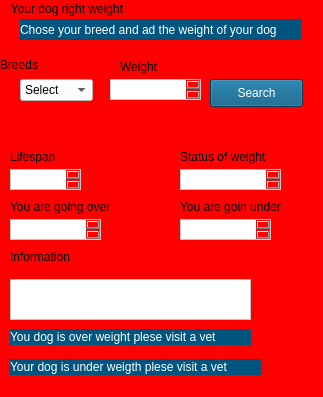
<?xml version="1.0" encoding="UTF-8"?>
<ui version="4.0">
 <class>MainWindow</class>
 <widget class="QMainWindow" name="MainWindow">
  <property name="geometry">
   <rect>
    <x>0</x>
    <y>0</y>
    <width>323</width>
    <height>397</height>
   </rect>
  </property>
  <property name="windowTitle">
   <string>MainWindow</string>
  </property>
  <property name="autoFillBackground">
   <bool>false</bool>
  </property>
  <property name="styleSheet">
   <string notr="true">background-color: rgb(255, 0, 0);
font: 10pt &quot;MS Shell Dlg 2&quot;;
font: 10pt &quot;MS Shell Dlg 2&quot;;
selection-color: rgb(85, 170, 255);
gridline-color: rgb(0, 0, 0);</string>
  </property>
  <widget class="QWidget" name="centralwidget">
   <widget class="QLabel" name="label_breed">
    <property name="geometry">
     <rect>
      <x>0</x>
      <y>30</y>
      <width>81</width>
      <height>31</height>
     </rect>
    </property>
    <property name="text">
     <string>Breeds</string>
    </property>
    <property name="margin">
     <number>23</number>
    </property>
   </widget>
   <widget class="QComboBox" name="combo_bread">
    <property name="geometry">
     <rect>
      <x>20</x>
      <y>60</y>
      <width>73</width>
      <height>22</height>
     </rect>
    </property>
    <property name="styleSheet">
     <string notr="true">background-color: rgb(255, 255, 255);</string>
    </property>
    <item>
     <property name="text">
      <string>Select</string>
     </property>
    </item>
    <item>
     <property name="text">
      <string>Labrador Retriever</string>
     </property>
    </item>
    <item>
     <property name="text">
      <string>Bulldog</string>
     </property>
    </item>
    <item>
     <property name="text">
      <string>German Shepherd	</string>
     </property>
    </item>
    <item>
     <property name="text">
      <string>Chihuahua</string>
     </property>
    </item>
    <item>
     <property name="text">
      <string>Poodle</string>
     </property>
    </item>
    <item>
     <property name="text">
      <string>Saint Berbard</string>
     </property>
    </item>
    <item>
     <property name="text">
      <string>Pomeranian</string>
     </property>
    </item>
   </widget>
   <widget class="QLabel" name="label_Weight">
    <property name="geometry">
     <rect>
      <x>120</x>
      <y>40</y>
      <width>55</width>
      <height>16</height>
     </rect>
    </property>
    <property name="text">
     <string>Weight</string>
    </property>
   </widget>
   <widget class="QTextEdit" name="text_weight">
    <property name="geometry">
     <rect>
      <x>110</x>
      <y>60</y>
      <width>91</width>
      <height>21</height>
     </rect>
    </property>
    <property name="styleSheet">
     <string notr="true">background-color: rgb(255, 255, 255);</string>
    </property>
    <property name="html">
     <string>&lt;!DOCTYPE HTML PUBLIC &quot;-//W3C//DTD HTML 4.0//EN&quot; &quot;http://www.w3.org/TR/REC-html40/strict.dtd&quot;&gt;
&lt;html&gt;&lt;head&gt;&lt;meta name=&quot;qrichtext&quot; content=&quot;1&quot; /&gt;&lt;style type=&quot;text/css&quot;&gt;
p, li { white-space: pre-wrap; }
&lt;/style&gt;&lt;/head&gt;&lt;body style=&quot; font-family:'MS Shell Dlg 2'; font-size:10pt; font-weight:400; font-style:normal;&quot;&gt;
&lt;p style=&quot;-qt-paragraph-type:empty; margin-top:0px; margin-bottom:0px; margin-left:0px; margin-right:0px; -qt-block-indent:0; text-indent:0px; font-size:7.8pt;&quot;&gt;&lt;br /&gt;&lt;/p&gt;&lt;/body&gt;&lt;/html&gt;</string>
    </property>
   </widget>
   <widget class="QLabel" name="label_title">
    <property name="geometry">
     <rect>
      <x>20</x>
      <y>0</y>
      <width>281</width>
      <height>21</height>
     </rect>
    </property>
    <property name="styleSheet">
     <string notr="true">color: rgb(0, 0, 0);
color: rgb(255, 255, 255);
background-color: rgb(0, 85, 127);</string>
    </property>
    <property name="text">
     <string>Chose your breed and ad the weight of your dog </string>
    </property>
   </widget>
   <widget class="QPushButton" name="pushButton">
    <property name="geometry">
     <rect>
      <x>210</x>
      <y>60</y>
      <width>93</width>
      <height>28</height>
     </rect>
    </property>
    <property name="styleSheet">
     <string notr="true">color: rgb(255, 255, 255);
background-color: rgb(0, 85, 127);</string>
    </property>
    <property name="text">
     <string>Search</string>
    </property>
   </widget>
   <widget class="QTextBrowser" name="textBrowser">
    <property name="geometry">
     <rect>
      <x>10</x>
      <y>260</y>
      <width>241</width>
      <height>41</height>
     </rect>
    </property>
    <property name="styleSheet">
     <string notr="true">background-color: rgb(255, 255, 255);
border-color: rgb(0, 0, 0);</string>
    </property>
   </widget>
   <widget class="QLabel" name="label_information">
    <property name="geometry">
     <rect>
      <x>10</x>
      <y>230</y>
      <width>81</width>
      <height>16</height>
     </rect>
    </property>
    <property name="text">
     <string>Information</string>
    </property>
   </widget>
   <widget class="QLabel" name="label_life">
    <property name="geometry">
     <rect>
      <x>10</x>
      <y>130</y>
      <width>55</width>
      <height>16</height>
     </rect>
    </property>
    <property name="text">
     <string>Lifespan</string>
    </property>
   </widget>
   <widget class="QTextBrowser" name="text_lifespan">
    <property name="geometry">
     <rect>
      <x>10</x>
      <y>150</y>
      <width>71</width>
      <height>21</height>
     </rect>
    </property>
    <property name="styleSheet">
     <string notr="true">background-color: rgb(255, 255, 255);</string>
    </property>
   </widget>
   <widget class="QLabel" name="label_status_weight">
    <property name="geometry">
     <rect>
      <x>180</x>
      <y>130</y>
      <width>101</width>
      <height>16</height>
     </rect>
    </property>
    <property name="text">
     <string>Status of weight</string>
    </property>
   </widget>
   <widget class="QTextBrowser" name="text_status_weight">
    <property name="geometry">
     <rect>
      <x>180</x>
      <y>150</y>
      <width>101</width>
      <height>21</height>
     </rect>
    </property>
    <property name="styleSheet">
     <string notr="true">background-color: rgb(255, 255, 255);</string>
    </property>
   </widget>
   <widget class="QLabel" name="label_goingOver">
    <property name="geometry">
     <rect>
      <x>10</x>
      <y>180</y>
      <width>121</width>
      <height>16</height>
     </rect>
    </property>
    <property name="text">
     <string>You are going over</string>
    </property>
   </widget>
   <widget class="QTextBrowser" name="text_goinover">
    <property name="geometry">
     <rect>
      <x>10</x>
      <y>200</y>
      <width>91</width>
      <height>21</height>
     </rect>
    </property>
    <property name="styleSheet">
     <string notr="true">background-color: rgb(255, 255, 255);</string>
    </property>
   </widget>
   <widget class="QLabel" name="label_goinunder">
    <property name="geometry">
     <rect>
      <x>180</x>
      <y>180</y>
      <width>121</width>
      <height>16</height>
     </rect>
    </property>
    <property name="text">
     <string>You are goin under</string>
    </property>
   </widget>
   <widget class="QTextBrowser" name="text_goinunder">
    <property name="geometry">
     <rect>
      <x>180</x>
      <y>200</y>
      <width>91</width>
      <height>21</height>
     </rect>
    </property>
    <property name="styleSheet">
     <string notr="true">background-color: rgb(255, 255, 255);</string>
    </property>
   </widget>
   <widget class="QLabel" name="label_resulr_overweight">
    <property name="geometry">
     <rect>
      <x>10</x>
      <y>310</y>
      <width>241</width>
      <height>16</height>
     </rect>
    </property>
    <property name="styleSheet">
     <string notr="true">background-color: rgb(0, 85, 127);
color: rgb(255, 255, 255);</string>
    </property>
    <property name="text">
     <string>You dog is over weight plese visit a vet</string>
    </property>
   </widget>
   <widget class="QLabel" name="label_result_underweight">
    <property name="geometry">
     <rect>
      <x>10</x>
      <y>340</y>
      <width>251</width>
      <height>16</height>
     </rect>
    </property>
    <property name="styleSheet">
     <string notr="true">background-color: rgb(0, 85, 127);
color: rgb(255, 255, 255);</string>
    </property>
    <property name="text">
     <string>Your dog is under weigth plese visit a vet</string>
    </property>
   </widget>
  </widget>
  <widget class="QMenuBar" name="menubar">
   <property name="geometry">
    <rect>
     <x>0</x>
     <y>0</y>
     <width>323</width>
     <height>22</height>
    </rect>
   </property>
   <widget class="QMenu" name="menuyuot_dog_right_weight">
    <property name="title">
     <string>Your dog right weight</string>
    </property>
   </widget>
   <addaction name="menuyuot_dog_right_weight"/>
  </widget>
  <widget class="QStatusBar" name="statusbar"/>
 </widget>
 <resources/>
 <connections/>
</ui>
